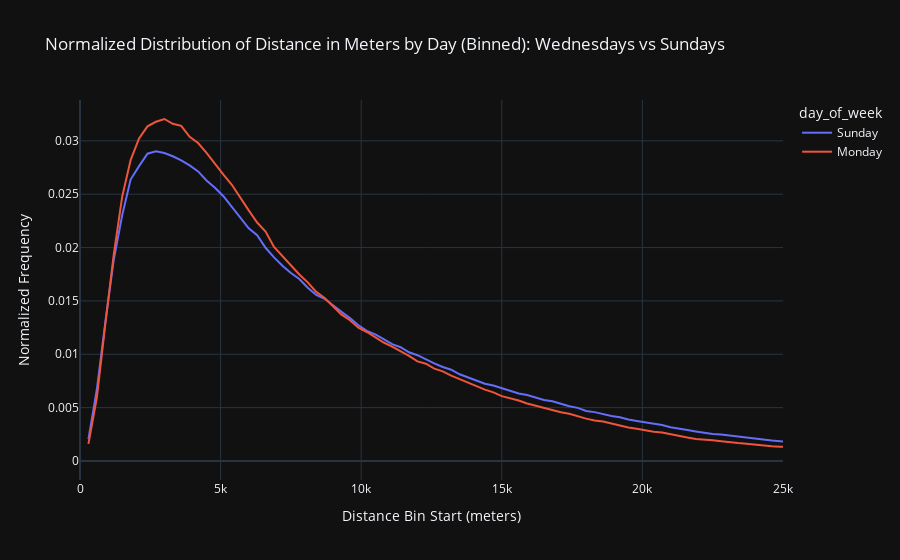

Notebook cell for this chart:
### Code cell
filtered_df = pd.read_csv("/2comp/data/Result_149.csv")
filtered_df = filtered_df.replace({'day_of_week': {1:'Sunday', 2: 'Monday'}})
fig = px.line(filtered_df,
              x='bin_start',
              y='normalized_frequency',
              color='day_of_week',
              labels={'bin_start': 'Distance Bin Start (meters)',
                      'normalized_frequency': 'Normalized Frequency'},
              title='Normalized Distribution of Distance in Meters by Day (Binned): Wednesdays vs Sundays')
fig.update_layout(xaxis_range=[0,25000])
fig.show()

### Figure 1 — Plotly figure (JSON) as saved in the notebook; plotly's stock layout.template omitted (floating-point values rounded to 4 significant figures; data arrays with more than 128 entries replaced by an {"elided": "..."} marker saying what was removed)
{"data": [{"hovertemplate": "day_of_week=Sunday<br>Distance Bin Start (meters)=%{x}<br>Normalized Frequency=%{y}<extra></extra>", "legendgroup": "Sunday", "line": {"color": "#636efa", "dash": "solid"}, "marker": {"symbol": "circle"}, "mode": "lines", "name": "Sunday", "orientation": "v", "showlegend": true, "x": {"elided": "335 int values"}, "xaxis": "x", "y": {"elided": "335 float values"}, "yaxis": "y", "type": "scatter"}, {"hovertemplate": "day_of_week=Monday<br>Distance Bin Start (meters)=%{x}<br>Normalized Frequency=%{y}<extra></extra>", "legendgroup": "Monday", "line": {"color": "#EF553B", "dash": "solid"}, "marker": {"symbol": "circle"}, "mode": "lines", "name": "Monday", "orientation": "v", "showlegend": true, "x": {"elided": "292 int values"}, "xaxis": "x", "y": {"elided": "292 float values"}, "yaxis": "y", "type": "scatter"}], "layout": {"xaxis": {"anchor": "y", "domain": [0.0, 1.0], "title": {"text": "Distance Bin Start (meters)"}, "range": [0, 25000]}, "yaxis": {"anchor": "x", "domain": [0.0, 1.0], "title": {"text": "Normalized Frequency"}}, "legend": {"title": {"text": "day_of_week"}, "tracegroupgap": 0}, "title": {"text": "Normalized Distribution of Distance in Meters by Day (Binned): Wednesdays vs Sundays"}}}
